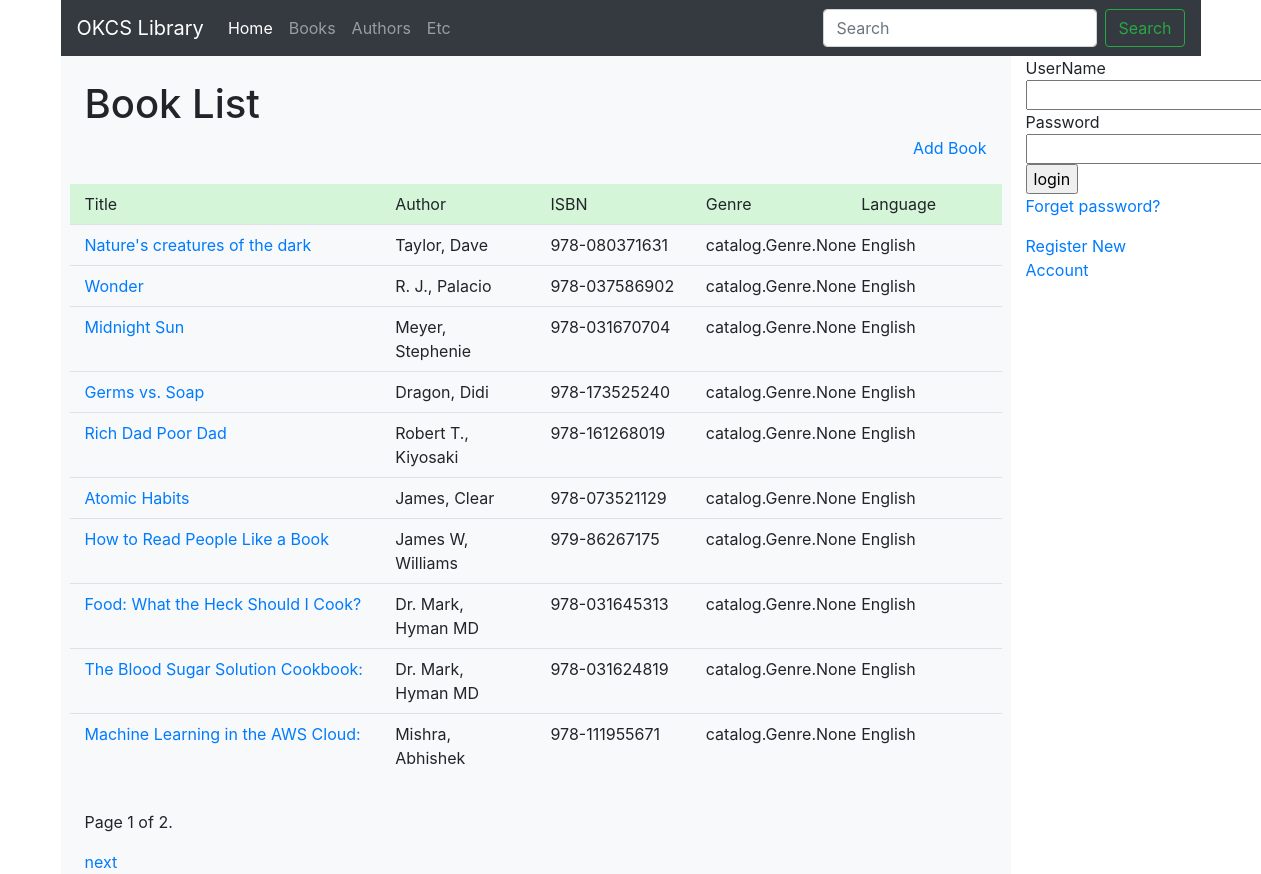
/catalog/books/, run on the app's committed database.
### catalog/models.py (models this page shows, shortened)
class Book(models.Model):
    title = models.CharField(max_length=200)
    author = models.ForeignKey('Author', on_delete=models.SET_NULL, null=True)
    summary = models.TextField(max_length=1000, help_text='Enter a brief description of the book')
    isbn = models.CharField('ISBN', max_length=13, help_text='13 Character <a href="https://www.isbn-international.org/content/what-isbn">ISBN number</a>')
    genre = models.ManyToManyField(Genre, help_text='Select a genre for this book')
    language = models.ForeignKey('Language', on_delete=models.SET_NULL, null=True)
    def get_absolute_url(self):
        return reverse('book-detail', args=[str(self.id)])
    def display_genre(self):
        """Create a string for the Genre. This is required to display genre in Admin."""
        return ', '.join(genre.name for genre in self.genre.all()[:3])
    display_genre.short_description = 'Genre'

class Author(models.Model):
    first_name = models.CharField(max_length=100)
    last_name = models.CharField(max_length=100)
    date_of_birth = models.DateField(null=True, blank=True)
    date_of_death = models.DateField('Died', null=True, blank=True)
    class Meta:
        ordering = ['last_name', 'first_name']
    def __str__(self):
        return f'{self.last_name}, {self.first_name}'

class Language(models.Model):
    name = models.CharField(max_length=200,
                            help_text="Enter the book's natural language (e.g. English, French, Japanese etc.)")
    def __str__(self):
        return self.name

### catalog/views.py (the view)
# urls.py: path('books/', views.BookListView.as_view(), name='books'),
class BookListView(generic.ListView):
    model = Book
    paginate_by = 10

### catalog/templates/catalog/book_list.html
{% extends "base_generic.html" %}
{% block content %}
<div class="px-4 pt-4">
  <h1>Book List</h1>
  <div class="d-flex justify-content-end">
    <a href="{% url 'book_create' %}">Add Book</a>
  </div>
  {% if book_list %}
  <ul class="object-list mt-4 " style="list-style: none;">
    <li>
      <div class="row list-header py-2">
        <div class="col-4">Title</div>
        <div class="col-2">Author</div>
        <div class="col-2">ISBN</div>
        <div class="col-2"> Genre</div>
        <div class="col-2"> Language</div>
      </div>
  </li>
    {% for book in book_list %}
      <li>
          <div class="row py-2 border-top">
            <div class="col-4"><a href="{{ book.get_absolute_url }}">{{ book.title }}</a></div>
            <div class="col-2"> {{book.author}}</div>
            <div class="col-2"> {{book.isbn}}</div>
            <div class="col-2"> {{book.genre}}</div>
            <div class="col-2"> {{book.language}}</div>
          </div>
      </li>
    {% endfor %}
  </ul>
  {% else %}
    <p>There are no books in the library.</p>
  {% endif %}
</div>
{% endblock %}

### catalog/templates/base_generic.html (shortened to what this page needs)
<!DOCTYPE html>
<html lang="en">
<head>
  <link rel="stylesheet" href="https://maxcdn.bootstrapcdn.com/bootstrap/4.4.1/css/bootstrap.min.css">
    <link rel='stylesheet' href="https://maxcdn.bootstrapcdn.com/font-awesome/4.7.0/css/font-awesome.min.css">
  <link rel="stylesheet" href="https://cdnjs.cloudflare.com/ajax/libs/tempusdominus-bootstrap-4/5.1.2/css/tempusdominus-bootstrap-4.min.css" />
  {% load static %}
  <link rel="stylesheet" href="{% static 'css/styles.css' %}">
</head>
<body >
  <section id="nav ">
    <div class="container ">
      <div class="row no-gutter">
        <div class="col px-0" >
          <nav class="navbar navbar-expand-lg navbar-dark bg-dark">
            <a class="navbar-brand" href="#">OKCS Library</a>
            <div class="collapse navbar-collapse" id="navbarSupportedContent">
              <ul class="navbar-nav mr-auto">
                <li class="nav-item active">
                  <a class="nav-link" href="{% url 'index' %}">Home <span class="sr-only">(current)</span></a>
                </li>
                <li class="nav-item">
                  <a class="nav-link" href="{% url 'books' %}">Books</a>
                </li>
                <li class="nav-item">
                  <a class="nav-link" href="{% url 'authors' %}">Authors</a>
                </li>
                <li class="nav-item">
                  <a class="nav-link" href="#">Etc</a>
                </li>
              </ul>
              <form class="form-inline my-2 my-lg-0">
                <input class="form-control mr-sm-2" type="search" placeholder="Search" aria-label="Search">
                <button class="btn btn-outline-success my-2 my-sm-0" type="submit">Search</button>
              </form>
            </div>
          </nav>
        </div>
      </div>
    </div>
  </section>
  <section id="mainContent">
    <div class="container ">
          <div class="row">
            <div class="col-sm-10 px-0 bg-light ">
              {% block content %}
              {% endblock %}
              {% block pagination %}
                {% if is_paginated %}
                  <div class="pagination px-4 pt-3">
                    <span class="page-links">
                      <span class="page-current">
                        <p>Page {{ page_obj.number }} of {{ page_obj.paginator.num_pages }}.</p>
                      </span>
                      {% if page_obj.has_next %}
                        <a href="{{ request.path }}?page={{ page_obj.next_page_number }}">next</a>
                      {% endif %}
                    </span>
                  </div>
                {% endif %}
              {% endblock %}
            </div>
            <div class="col-sm-2 ">
                {% block sidebar %}
                {% if user.is_authenticated %}
                <ul class="sidebar-nav">
                  {% if user.is_authenticated %}
                  <li>User: {{ user.get_username }}</li>
                  <li><a href="{% url 'my-borrowed' %}">My Borrowed</a></li>
                  <li><a href="{% url 'logout'%}?next={{request.path}}">Logout</a></li>
                  {% else %}
                  <li>
                  </li>
                  {% endif %}
                </ul>
                {% if user.is_staff %}
                <hr />
                <ul class="sidebar-nav">
                <li>Staff</li>
                {% if perms.catalog.can_mark_returned %}
                <li><a href="{% url 'all-borrowed' %}">All borrowed</a></li>
                <li><a href="/admin">Go Admin</a></li>
                {% endif %}
                </ul>
                {% endif %}
            <hr />
            <form>
              <div class="form-row">
                <div class=" mb-3">
                  <label for="validationServer02">Reqeust to Wish Books </label>
                  <input type="text" class="form-control is-valid" id="validationServer02" value="Wish book" required>
                  <div class="valid-feedback">
                    Looks good!
                  </div>
                </div>
              </div>
              <div class="form-group">
                <div class="form-check">
                  <input class="form-check-input is-invalid" type="checkbox" value="" id="invalidCheck3" aria-describedby="invalidCheck3Feedback" required>
                  <label class="form-check-label" for="invalidCheck3">
                    Agree to terms and conditions
                  </label>
                  <!-- <div  id="invalidCheck3Feedback" class="invalid-feedback">
                    You must agree before submitting.
                  </div> -->
                </div>
              </div>
              <button class="btn btn-primary" type="submit">Submit form</button>
            </form>
                {% else %}
                <div>
                  <form method="post" action="{% url 'login' %}">
                    <div>
                      <td>UserName</td>
                      <td>
                        <input type="text" name="username" autofocus="" autocapitalize="none" autocomplete="username" maxlength="150" required="" id="id_username">
                      </td>
                    </div>
                    <div>
                      <td>Password</td>
                      <td>
                        <input type="password" name="password" autocomplete="current-password" required="" id="id_password">
                      </td>
                    </div>
                    <div>
                      <input type="submit" value="login" />
                    </div>
                    </form>
                    <p><a href="{% url 'password_reset' %}">Forget password?</a></p>
                    <p><a href="{% url 'password_reset' %}">Register New Account</a></p>
                </div>
                 {% endif %}
                {% endblock %}
            </div>
          </div>
    </div>
  </section>
</body>
</html>

### catalog/static/css/styles.css (style rules this page uses)
.object-list { padding: 0; list-style: none; }
.list-header { background-color: #d4f5d8; }

### data on the page
Book: title "Nature's creatures of the dark", author "Taylor, Dave", isbn "978-080371631", genre "catalog.Genre.None", language "English"
Book: title "Wonder", author "R. J., Palacio", isbn "978-037586902", genre "catalog.Genre.None", language "English"
Book: title "Midnight Sun", author "Meyer, Stephenie", isbn "978-031670704", genre "catalog.Genre.None", language "English"
Book: title "Germs vs. Soap", author "Dragon, Didi", isbn "978-173525240", genre "catalog.Genre.None", language "English"
Book: title "Rich Dad Poor Dad", author "Robert T., Kiyosaki", isbn "978-161268019", genre "catalog.Genre.None", language "English"
Book: title "Atomic Habits", author "James, Clear", isbn "978-073521129", genre "catalog.Genre.None", language "English"
Book: title "How to Read People Like a Book", author "James W, Williams", isbn "979-86267175", genre "catalog.Genre.None", language "English"
Book: title "Food: What the Heck Should I Cook?", author "Dr. Mark, Hyman MD", isbn "978-031645313", genre "catalog.Genre.None", language "English"
Book: title "The Blood Sugar Solution Cookbook:", author "Dr. Mark, Hyman MD", isbn "978-031624819", genre "catalog.Genre.None", language "English"
Book: title "Machine Learning in the AWS Cloud:", author "Mishra, Abhishek", isbn "978-111955671", genre "catalog.Genre.None", language "English"

### other printed values
{{ page_obj.number }} "1"
{{ page_obj.paginator.num_pages }} "2"
